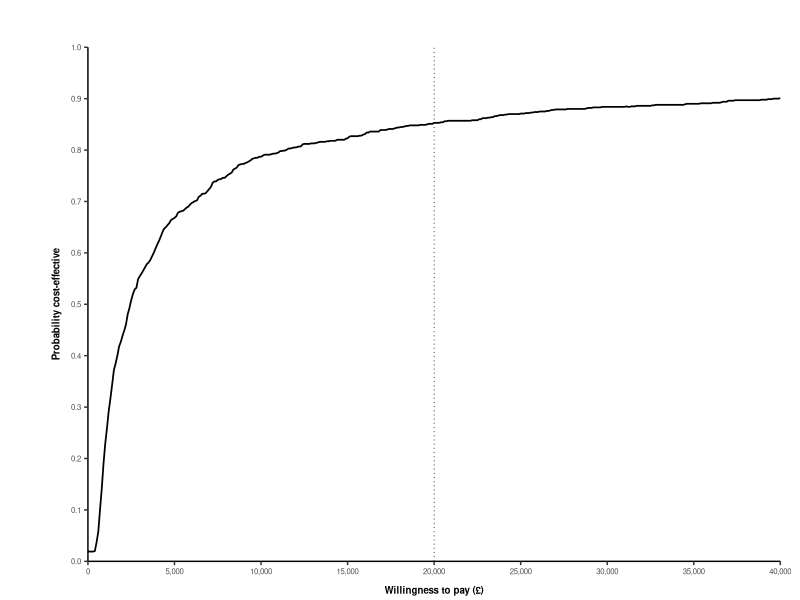
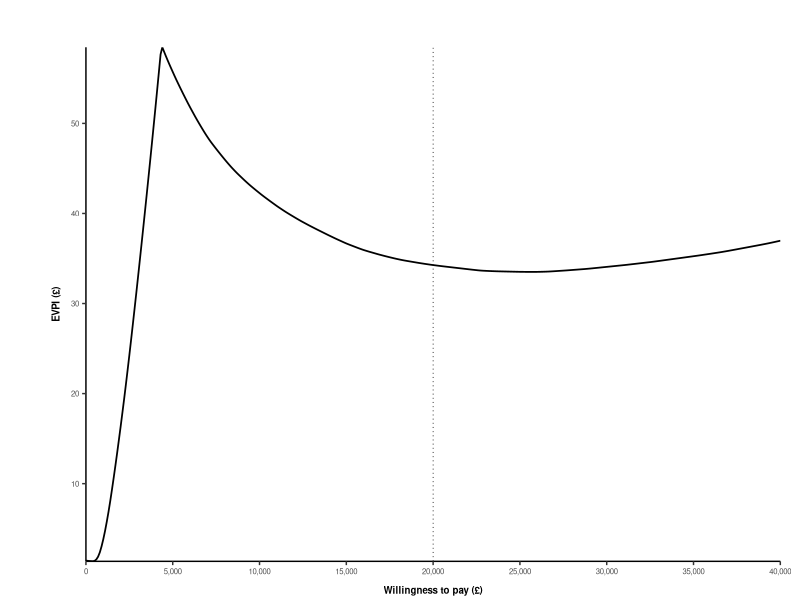

Write R code to recreate these figures, in order. (Note: this script raises an error after producing the figures.)

## CRASH-Mild - Economic model ## 

if(!require(dplyr)) install.packages('dplyr')
if(!require(tidyr)) install.packages('tidyr')
if(!require(ggplot2)) install.packages('ggplot2')

library(tidyr)
library(dplyr)
library(ggplot2)

# Model Options

disc.c <- 0.035
disc.o <- 0.035

sims <- 1000
outer.loops <- 100
inner.loops <- 100

age <- 70
male = 0.5 # plaecholder
time.horizon = min(60, 100-ceiling(age))



## Age trace

## Clinical parameters

gen.clinical.characteristics <- function(){

# Mild ACM RR (CRASH-3)
treatment.effect <- 0.6972504
treatment.effect.sims <- exp(rnorm(sims, log(treatment.effect), 0.2216285))

hi.risk <- 0.0142
hi.risk.sims <- rbeta(sims, 16.74564893, 1162.525402)

non.hi.risk <- 0
non.hi.risk.sims <- rbeta(sims, 9, 920-9) * 0

smr.year1 <- 235.04/81.2
smr.year1.sims <- rnorm(sims, smr.year1, 0.41632922)

smr.year2 <- 61.47/39.45
smr.year2.sims <- rnorm(sims, smr.year2, 0.2350955) 

clin.names <- c("treatment.effect", "hi.risk", "non.hi.risk", "smr.year1", "smr.year2")


clin.char <- c(treatment.effect, hi.risk, non.hi.risk, smr.year1, smr.year2)
names(clin.char) <- clin.names

clin.char.sims <- data.frame(treatment.effect.sims, hi.risk.sims, non.hi.risk.sims, smr.year1.sims, smr.year2.sims)
colnames(clin.char.sims) <- clin.names

# Outcomes

outcome.names <- c("full", "good", "moderate", "severe", "vegetative")

full.placebo <- 0
good.placebo <- 208
moderate.placebo <- 49
severe.placebo <- 23
vegetative.placebo <- 5

dis.placebo <- c(full.placebo, good.placebo, moderate.placebo, severe.placebo, vegetative.placebo) 
disability.placebo <- dis.placebo / sum(dis.placebo)

  # full.txa <- 0
# good.txa <- 1516
# moderate.txa <- 701
# severe.txa <- 227
# vegetative.txa <- 22

#dis.txa <- c(full.txa, good.txa, moderate.txa, severe.txa, vegetative.txa)
#disability.txa <- dis.txa / sum(dis.txa)

disability.txa <- disability.placebo

names(disability.placebo) <- outcome.names
names(disability.txa) <- outcome.names

# Dirichlet distributions for outcomes
disability.placebo.sims <- MCMCpack::rdirichlet(n = sims , disability.placebo)
disability.txa.sims <- MCMCpack::rdirichlet(n = sims , disability.txa)

colnames(disability.placebo.sims) <- outcome.names
colnames(disability.txa.sims) <- outcome.names

return(list(clin.char,
            clin.char.sims,
            disability.placebo, 
            disability.txa, 
            disability.placebo.sims, 
            disability.txa.sims))
       
}


clin.char <- gen.clinical.characteristics()[[1]]
clin.char.sims <- gen.clinical.characteristics()[[2]]
disability.placebo <- gen.clinical.characteristics()[[3]]
disability.txa <- gen.clinical.characteristics()[[4]]
disability.placebo.sims <- gen.clinical.characteristics()[[5]]

## Assuming disability for TXA is equal to placebo
# disability.txa.sims <- gen.clinical.characteristics()[[6]]
disability.txa.sims <- disability.placebo.sims


## Generate long-term risk of death

gen.acm <- function(male = 0.5){
  
  lifetable <- read.csv("inputs/ONS_life_tables_2017-19.csv", header=TRUE)
  lifetable <- as.data.frame(lifetable[c(1,2,8)])
  av <- lifetable
  av[,2] <- lifetable[,2] * male + lifetable[,3] * (1 - male)
  av <- av[,1:2]

  acm <- av %>% filter(x >= floor(age))
  colnames(acm) <- c("age", "rate")
  
  return(acm)
  
}

acm <- gen.acm()



## Utility (now utility values only)

gen.utility <- function(){

utility.full <- 1
utility.good <- 0.894
utility.moderate <- 0.675
utility.severe <- 0.382
utility.vegetative <- -0.178

utility.values <- c(utility.full, utility.good, utility.moderate, utility.severe, utility.vegetative)

return(utility.values)

}


gen.utility.sims <- function(){
  
  utility.full <- rep(1, sims)
  utility.good <- rbeta(sims, 49.9585894, 5.9235016)
  utility.moderate <- rbeta(sims, 30.538, 14.7034815)
  utility.severe <- rbeta(sims, 10.9303087,	17.6830648)
  utility.vegetative <- rnorm(sims, -0.178, 0.19) ## needs normal distribution
  
  utility.values <- data.frame(utility.full, utility.good, utility.moderate, utility.severe, utility.vegetative)
  
  
# #  util.plac <- utility.values * matrix(dis.placebo, sims, length(dis.placebo), byrow= T)
#   util.plac <- utility.values * dis.placebo
#   util.values.plac <- apply(util.plac,  1,  sum )
#   
# #  util.txa <- utility.values * matrix(dis.txa, sims, length(dis.txa), byrow= T)
#   util.txa <- utility.values * dis.txa
#   util.values.txa <- apply(util.txa,  1,  sum)
  
  
  return(utility.values)
  
}


gen.utility.dec <- function(){

  a <- data.frame(seq(0, 54, 1), 0)
  b <- data.frame(seq(55,64, 1), 0.05)
  c <- data.frame(seq(65, 74, 1), 0.07)
  d <- data.frame(seq(75,100, 1), 0.12)
  colnames(a) <- c("a","b")
  colnames(b) <- c("a","b")
  colnames(c) <- c("a","b")
  colnames(d) <- c("a","b")

  util.dec <- rbind(a, b, c, d)

  utility.decrement <- util.dec %>% filter(a >= floor(age))
  
  return(utility.decrement)
  
} 



utility <- gen.utility()

utility.sims <- gen.utility.sims()

utility.decrement <- gen.utility.dec()

utility

## Costs 

# Treatment costs 

## need to add tx effect costs

gen.costs <- function(){

  cost.txa.dose <- 6
  cost.sodium <- 0.55 + 2.7 # 55p for 100ml, 270 for 500ml 
  cost.needle <- 0.05151 
  cost.nurse <- 12.95

  cost.treatment <- sum(cost.txa.dose, cost.sodium, cost.needle, cost.nurse)
  

  # Hospital costs

  los.placebo <-  4
  los.txa <- los.placebo
  prop.neuro <- 0.0345
  
  hospital.cost.initial <- 455.45033602
  hospital.cost.day <- 313.8757956
  neurosurgery.cost <- 7439.86435702

  hospital.cost.placebo <- hospital.cost.initial + hospital.cost.day * los.placebo + prop.neuro * neurosurgery.cost
  hospital.cost.txa <- hospital.cost.initial + hospital.cost.day * los.txa + prop.neuro * neurosurgery.cost


  # Monitoring costs 

  cost.good.st <- 290.145026
  cost.moderate.st <- 20745.36936
  cost.severe.st <- 40982.984929

  cost.good.lt <- 25.65601
  cost.moderate.lt <- 1710.40065
  cost.severe.lt <- 13362.505071


  # monitoring.costs.st <- sum(c(rep(cost.good.st,2), cost.moderate.st, rep(cost.severe.st, 2)) * dis.plac) / sum(dis.plac)
  # monitoring.costs.st <- sum(c(rep(cost.good.st,2), cost.moderate.st, rep(cost.severe.st, 2)) * dis.txa) / sum(dis.txa)
  # 
  # monitoring.costs.lt <- sum(c(rep(cost.good.lt,2), cost.moderate.lt, rep(cost.severe.lt, 2)) * dis.plac) / sum(dis.plac)
  # monitoring.costs.lt <- sum(c(rep(cost.good.lt,2), cost.moderate.lt, rep(cost.severe.lt, 2)) * dis.txa) / sum(dis.txa)


  cost.names <- c("treatment", "hospital.placebo", "hospital.txa", "st.good", "st.mod", "st.sev", "lt.good", "lt.mod", "lt,sev")
  costs <- c(cost.treatment, hospital.cost.placebo, hospital.cost.txa, cost.good.st, cost.moderate.st, cost.severe.st,
             cost.good.lt, cost.moderate.lt, cost.severe.lt)
  
  names(costs) <- cost.names
  

  # Simulations - to be input later on (PLACEHOLDER)
  
  prob.neuro.sims <- rbeta(sims, 23.83398, 	667.00607)
  
  cost.treatment.sims <- rep(cost.treatment, sims)  * 1 ## PLACEHOLDER
  hospital.cost.placebo.sims <- rep(hospital.cost.placebo, sims) * 1 + rep(neurosurgery.cost, sims) * prob.neuro.sims  ## PLACEHOLDER
  hospital.cost.txa.sims <- rep(hospital.cost.txa, sims) * 1 + rep(neurosurgery.cost, sims) * prob.neuro.sims ## PLACEHOLDER
  
  # Monitoring costs # 
  
  inf0607 <- 302/249.8
  
  cost.good.st.sims <- rgamma(sims, shape = (240^2 / 48^2), scale = 48^2 / 240 ) * inf0607
  cost.moderate.st.sims <- rgamma(sims, shape = (17160^2 / 3432^2), scale = 3432^2 / 17160 ) * inf0607
  cost.severe.st.sims <- rgamma(sims, shape = (33900^2 / 6780^2), scale = 6780^2 / 33900 ) * inf0607
  
  cost.good.lt.sims <- rgamma(sims, shape = (24^2 / 4.8^2), scale = 4.8^2 / 24 ) * inf0607
  cost.moderate.lt.sims <- rgamma(sims, shape = (1600^2 / 320^2), scale = 320^2 / 1600 ) * inf0607
  cost.severe.lt.sims <- rgamma(sims, shape = (12500^2 / 2500^2), scale = 2500^2 / 12500 ) * inf0607
  
#  df.st <- data.frame(cost.good.st.sims, cost.good.st.sims, cost.moderate.st.sims, cost.severe.st.sims, cost.severe.st.sims) 
#  df.lt <- data.frame(cost.good.lt.sims, cost.good.lt.sims, cost.moderate.lt.sims, cost.severe.lt.sims, cost.severe.lt.sims)
  
  ## has out below as this needs to be done in the model...... 
  # 
  # monitoring.costs.st <- df.st * dis.plac.sims # These are currently the same but structured in case these need to differ
  # monitoring.costs.st <- df.st * dis.txa.sims  # These are currently the same but structured in case these need to differ
  # 
  # m.costs.st <- apply(monitoring.costs.st, 1, sum)
  # 
  # monitoring.costs.lt <- df.lt * dis.plac.sims  # These are currently the same but structured in case these need to differ
  # monitoring.costs.lt <- df.lt * dis.txa.sims  # These are currently the same but structured in case these need to differ
  # 
  # m.costs.lt <- apply(monitoring.costs.lt, 1, sum)
  
  costs.sims <- data.frame(data.frame(cost.treatment.sims, hospital.cost.placebo.sims, hospital.cost.txa.sims),
                          cost.good.st.sims, cost.moderate.st.sims, cost.severe.st.sims,
                          cost.good.lt.sims, cost.moderate.lt.sims, cost.severe.lt.sims)
  
  dim(costs.sims)
  colnames(costs.sims) <- cost.names
  
  return(list(costs,
              costs.sims))
  
}


costs <- gen.costs()[[1]]
costs.sims <- gen.costs()[[2]]



##  TRACE CALCULATIONS AND OUTCOMES  ## 



run.model <- function(clinical = clin.char, dis.plac = disability.placebo, dis.txa = disability.txa, util.values = utility, cost = costs, 
                      dec = utility.decrement, discount.c = disc.c, discount.o = disc.o) {
  
  ### TRACE ###
  
  # this unpacks each element of the clinical parameter to use in calculations below
  for(i in 1:length(clinical)) assign(names(clinical[i]),clinical[i])
  
  trace.names <- c("alive placebo", "dead placebo", "alive txa", "dead txa")
  matrix <- matrix(0, 13, 4)
  matrix[1,] <- c(1,0,1,0)
  colnames(matrix) <- trace.names
  
  # Calculate the annual risk of death, and make sure it changes at correct point 
  age.trace <- seq(from = age, to = age+1, by= 1/12)
  age.trace.floor <- floor(age.trace)
  a <- as.vector(acm %>% filter(age == unique(age.trace.floor)[[1]])) 
  b <- as.vector(acm %>% filter(age == unique(age.trace.floor)[[2]]))
  risk.year1 <- c( rep(a[[2]], sum(age.trace.floor==a[[1]])), rep(b[[2]], sum(age.trace.floor==b[[1]])))
  
  
  # Calculate the first year Markov trace
  
  for(t in 2:13){
    
    if(t==2){
      
      matrix[t,2] <- matrix[t-1,2] + (hi.risk + non.hi.risk)
      matrix[t,1] <- 1 - matrix[t,2]
      
      matrix[t,4] <- matrix[t-1,4] + (hi.risk * treatment.effect + non.hi.risk)
      matrix[t,3] <- 1 - matrix[t,4]
      
    } else {
      
      matrix[t,2] <- matrix[t-1,2] + matrix[t-1,1] * (1 - exp(-((risk.year1[t]/12)*smr.year1)))
      matrix[t,1] <- 1 - matrix[t,2]
      
      matrix[t,4] <- matrix[t-1,4] + matrix[t-1,3] * (1 - exp(-((risk.year1[t]/12)*smr.year1)))
      matrix[t,3] <- 1 - matrix[t,4]
    }
    
  }
  
  trace.y1 <- matrix
  
  # The main trace (using estimates from first year trace)
  
  trace.matrix <- matrix(0, time.horizon + 1, 4) 
  colnames(trace.matrix) <- trace.names
  trace.matrix[1,] <- c(1,0,1,0)
  trace.matrix[2,] <- as.numeric(tail(trace.y1, 1))
  
  for(i in 3:(time.horizon + 1)){
    trace.matrix[i,2] <- trace.matrix[i-1,2] + trace.matrix[i-1,1] * (1 - exp(-(acm[i,2] * smr.year2)))
    trace.matrix[i,1] <- 1 - trace.matrix[i,2] 
    trace.matrix[i,4] <- trace.matrix[i-1,4] + trace.matrix[i-1,3] * (1 - exp(-(acm[i,2] * smr.year2)))
    trace.matrix[i,3] <- 1 - trace.matrix[i,4] 
  }
  
  trace <- list(trace.y1, trace.matrix)

  ## OUTCOMES 
  
  # discount
  
  d <- matrix( rep(1/((1+discount.c)^seq(0, time.horizon, 1)),2), time.horizon + 1, 2)
  o <- matrix( rep(1/((1+discount.o)^seq(0, time.horizon, 1)),2), time.horizon + 1, 2)
  
  # Costs

  st.mon.costs <- c(cost[4], cost[5], cost[6])
  lt.mon.costs <- c(cost[7], cost[8], cost[9])
  
  st.mon.plac <- sum( st.mon.costs * c(dis.plac[1] + dis.plac[2], dis.plac[3], dis.plac[4] + dis.plac[5]))
  lt.mon.plac <- sum( lt.mon.costs * c(dis.plac[1] + dis.plac[2], dis.plac[3], dis.plac[4] + dis.plac[5]))

  st.mon.txa <- sum( st.mon.costs * c(dis.txa[1] + dis.txa[2], dis.txa[3], dis.txa[4] + dis.txa[5]))
  lt.mon.txa <- sum( lt.mon.costs * c(dis.txa[1] + dis.txa[2], dis.txa[3], dis.txa[4] + dis.txa[5]))
  
  cost.matrix <- matrix(0, time.horizon + 1, 2) # placebo / txa
  
  cost.matrix[1,] <- cost[2:3] + (cost[1] * c(0,1)) 
  cost.matrix[2,] <- trace[[2]][2,c(1,3)] * c(st.mon.plac, st.mon.txa)
  cost.matrix[3:(time.horizon+1),] <- trace[[2]][3:(time.horizon+1),c(1,3)] * c(lt.mon.plac, lt.mon.txa)
  
  cost.matrix.d <- cost.matrix * d
  
  cost.sum <- apply(cost.matrix.d, 2, sum)
  
  
  # Utility

    #util.plac <- utility.values * matrix(dis.placebo, sims, length(dis.placebo), byrow= T)
  util.plac <- util.values * dis.plac
  util.values.plac <- sum(util.plac)
     
  #  util.txa <- utility.values * matrix(dis.txa, sims, length(dis.txa), byrow= T)
  util.txa <- util.values * dis.txa
  util.values.txa <- sum(util.txa)
  
  utility.matrix <- matrix(0, time.horizon + 1, 2) # placebo / txa
  
  utility.matrix[2,1] <- mean(trace[[1]][2:13,1]) * (util.values.plac - dec[2,2])
  utility.matrix[2,2] <- mean(trace[[1]][2:13,3]) * (util.values.txa - dec[2,2])
  
  utility.matrix[3:(time.horizon+1),1] <- trace[[2]][3:(time.horizon+1),1] * (util.values.plac - dec[3:(time.horizon+1),2]) 
  utility.matrix[3:(time.horizon+1),2] <- trace[[2]][3:(time.horizon+1),3] * (util.values.txa - dec[3:(time.horizon+1),2])
  
  utility.matrix.d <- utility.matrix * o 
  
  utility.sum <- apply(utility.matrix.d, 2, sum) 
  
  
  ## ICER ## 
  
  icer <-  if((cost.sum[2] - cost.sum[1]) <= 0 & (utility.sum[2] - utility.sum[1]) > 0) "Intervention dominates" else 
    if((cost.sum[2] - cost.sum[1]) > 0 & (utility.sum[2] - utility.sum[1]) <= 0 ) "Control dominates" else
      (cost.sum[2] - cost.sum[1]) / (utility.sum[2] - utility.sum[1])  
  
  
  return(list(c(cost.placebo = cost.sum[1], 
                utility.placebo = utility.sum[1], 
                cost.txa = cost.sum[2], 
                utility.txa = utility.sum[2]), 
              icer = icer)) 
  
  
}



## Deterministic results 
run.model(clin.char, dis.plac = disability.placebo, dis.txa = disability.txa, util.values = utility,
          cost = costs, dec = utility.decrement, discount.c = disc.c, discount.o = disc.o)




## PSA ## 

# Generate matrix to store results 
psa.results <- matrix(0, sims, 4)
colnames(psa.results) <- c("cost.placebo", "utility.placebo","cost.txa","utility.txa")

for(p in 1:sims){
  
  # Subset and assign existing sims
  clin.sim <- unlist(clin.char.sims[p,])
  dis.placebo.sim <- unlist(disability.placebo.sims[p,])
  dis.txa.sim <- unlist(disability.txa.sims[p,])
  utility.sim <- unlist(utility.sims[p,])
  cost.sim <- unlist(costs.sims[p,])

  psa.results[p,] <- run.model(clin.sim, dis.placebo.sim, dis.txa.sim, utility.sim, cost.sim)[[1]] 
  
}




# Generate CEAC table

gen.ceac.table <- function(results, lambda.inc = 500){
  
  lambda <- seq(from = 0, to = 40000, by = lambda.inc)
    
  ## CEAC ## 
  
  lambda.table <- matrix(lambda, ncol = length(lambda), nrow = dim(results)[1], byrow = TRUE) 
  inmb.count <- ((results[,4] * lambda.table) - results[,3]) - ((results[,2] * lambda.table) - results[,1]) > 0 
  
  prob.ce <- apply(inmb.count, 2, mean) 
  ceac.table <- data.frame(lambda, prob.ce) 
  
  ## EVPI ## 
  
  evpi.table <- matrix(lambda, ncol = length(lambda), nrow = dim(results)[1], byrow = TRUE) 

  nmb.p <- ((results[,2] * evpi.table) - results[,1])  
  nmb.t <- ((results[,4] * evpi.table) - results[,3]) 
    
  av.nmb.p <- apply(nmb.p, 2, mean)
  av.nmb.t <- apply(nmb.t, 2, mean)

  evpi.mat <- matrix(0, dim(results)[1], length(av.nmb.p))
  
  for(i in 1:ncol(nmb.p)){
      if(av.nmb.p[i] >= av.nmb.t[i]) evpi.mat[,i] <- nmb.t[,i] - nmb.p[,i]
      if(av.nmb.t[i] >= av.nmb.p[i]) evpi.mat[,i] <- nmb.p[,i] - nmb.t[,i]
  }
  
  evpi.mat[evpi.mat<0] <- 0
  evpi.m <- apply(evpi.mat, 2, mean)
  
  evpi <- data.frame(lambda, evpi.m)

  return(list(ceac.table,
              evpi))
  
}


ceac <- gen.ceac.table(psa.results, 100)[[1]]
evpi <- gen.ceac.table(psa.results, 100)[[2]]


# Graphics  - TBC (take from other sources)




# CEAC # 

gen.ceac.graph = function(psa, save = FALSE) {
  
  z = ggplot(psa) + geom_line(aes(x=lambda, y=prob.ce), size=0.6) + 
    labs(x = "Willingness to pay (£)", text = element_text(size=4)) + 
    labs (y = "Probability cost-effective", text = element_text(size=4)) + theme_classic() +
    theme(legend.title = element_blank(), axis.title=element_text(face="bold"), 
          axis.title.x = element_text(margin = margin(t = 7, r = 0, b = 3, l = 0)), 
          axis.title.y = element_text(margin = margin(t = 0, r = 7, b = 0, l = 3)), 
          panel.grid.major = element_blank(), panel.grid.minor = element_blank(), 
          legend.key.width=unit(1.8,"line"), text = element_text(size=7),
          plot.margin=unit(c(1.2,0.5,0,1.2),"cm")) + 
    scale_x_continuous(labels = scales::comma, breaks = c(seq(0,100000,5000)), limits = c(0,40000), expand = c(0, 0.1)) + 
    scale_y_continuous(limits = c(0,1), breaks=seq(0,1,0.1), expand = c(0, 0)) + 
    geom_vline(xintercept = 20000, linetype="dotted", size=0.25)
  
  
  if(save == TRUE) ggsave(paste("figures\\CEAC",Sys.Date(),".png"), z, width=107, height=70, dpi=300, units='mm')
  
  
  return(z)
  
}

gen.evpi.graph = function(evpi, save = FALSE) {
  
  z = ggplot(evpi) + geom_line(aes(x=lambda, y=evpi.m), size=0.6) + 
    labs(x = "Willingness to pay (£)", text = element_text(size=4)) + 
    labs (y = "EVPI (£)", text = element_text(size=4)) + theme_classic() +
    theme(legend.title = element_blank(), axis.title=element_text(face="bold"), 
          axis.title.x = element_text(margin = margin(t = 7, r = 0, b = 3, l = 0)), 
          axis.title.y = element_text(margin = margin(t = 0, r = 7, b = 0, l = 3)), 
          panel.grid.major = element_blank(), panel.grid.minor = element_blank(), 
          legend.key.width=unit(1.8,"line"), text = element_text(size=7),
          plot.margin=unit(c(1.2,0.5,0,1.2),"cm")) + 
    scale_x_continuous(labels = scales::comma, breaks = c(seq(0,100000,5000)), limits = c(0,40000), expand = c(0, 0.1)) + 
    scale_y_continuous(expand = c(0, 0)) + 
    geom_vline(xintercept = 20000, linetype="dotted", size=0.25)
  
  if(save == TRUE) ggsave(paste("figures\\EVPI",Sys.Date(),".png"), z, width=107, height=70, dpi=300, units='mm')
  
  return(z)
  
}


gen.ceac.graph(ceac)
gen.evpi.graph(evpi)




##------------------------------##
##           EVPPI              ## 
##------------------------------##

# inner.loops <- 300
# outer.loops <- 300

# Select lambda values to be considered 
lambda <- seq(from = 0, to = 30000, by = 500)


# Sample all probabilistic parameters

clin.char.sims <- gen.clinical.characteristics()[[2]]
disability.placebo.sims <- gen.clinical.characteristics()[[5]]
disability.txa.sims <- disability.placebo.sims # same as placebo (equal for both arms)
#disability.txa.sims <- gen.clinical.characteristics()[[6]]
utility.sims <- gen.utility.sims()
costs.sims <- gen.costs(disability.placebo, disability.txa, disability.placebo.sims, disability.txa.sims)[[2]]



gen.nmb <- function(results, lam = lambda){
  

  nmb.table <- matrix(c(lam), ncol = length(lam), nrow = dim(results)[1],  byrow = TRUE) 
  
  p <- ((results[,2] * nmb.table) - results[,1])  
  t <- ((results[,4] * nmb.table) - results[,3])

  nmb.p <- apply(p, 2, mean)
  nmb.t <- apply(t, 2, mean) 
    
  #colnames(nmb.p) <- as.character(lam)
  #colnames(nmb.t) <- as.character(lam)
  
  
  return(list(nmb.t, nmb.p))
  
}


# Generate matrices for EVPPI results to be stored in

inner.results <- matrix(0, inner.loops, 4)

evppi.results.placebo <- matrix(0, ncol = length(lambda), nrow = outer.loops)
colnames(evppi.results.placebo) <- as.character(lambda)
evppi.results.txa <- evppi.results.placebo

# EVPPI functions

gen.evppi.results <- function(evppi.results1 = evppi.results.placebo, evppi.results2 = evppi.results.txa, lam = lambda){
  
  ## calculate the mean NMB for placebo and txa, at each lambda 
  current.info1 <- apply(evppi.results1, 2, mean)
  current.info2 <- apply(evppi.results2, 2, mean)

  current.info <- pmax(current.info1, current.info2)

  evppi.array <- array(0, dim = c(outer.loops, length(lam), 2))
  evppi.array[,,1] <- evppi.results1
  evppi.array[,,2] <- evppi.results2

  perf.info.sims <- apply(evppi.array, c(1,2), max)
  perf.info <- apply(perf.info.sims, 2, mean)

  evppi.results <- c(perf.info - current.info)

  evppi <- data.frame(lam, evppi.results)

  return(evppi)

}



## EVPPI Loops - 'Double Monte Carlo loop method' 


## EVPPI loops - Head injury and TXA treatment effect

for(a in 1:outer.loops){

## 1. Select the 'partial' parameter from the outer loop 
clin.sim <- unlist(clin.char.sims[a,])

  for(b in 1:inner.loops){
  
  # Select traditional parameters, minus the outer loop parameter

  clin.sim[4:5] <- unlist(clin.char.sims[b,4:5]) # Keep SMRs in PSA 
  dis.placebo.sim <- unlist(disability.placebo.sims[p,])
  dis.txa.sim <- unlist(disability.txa.sims[p,])
  utility.sim <- unlist(utility.sims[b,])
  cost.sim <- unlist(costs.sims[b,])
  
  inner.results[b,] <- run.model(clin.sim, dis.placebo.sim, dis.txa.sim, utility.sim, cost.sim)[[1]] 
  }

  #after each inner loop PSA, calculate the mean NMB for each tx and store the results
  nmb <- gen.nmb(inner.results)
  evppi.results.placebo[a,] <- nmb[[1]]
  evppi.results.txa[a,] <- nmb[[2]]
  
}

# Calculate the EVPPI 
evppi.head.injury <- gen.evppi.results(evppi.results.placebo, evppi.results.txa, lambda)




## EVPPI loops - Head injury and TXA treatment effect

for(a in 1:outer.loops){
  
  ## 1. Select the 'partial' parameter from the outer loop 
  clin.sim <- unlist(clin.char.sims[a,])
  
  for(b in 1:inner.loops){
    
    # Select traditional parameters, minus the outer loop parameter
    
    #clin.sim <- unlist(clin.char.sims[b,])
    clin.sim[1:3] <- unlist(clin.char.sims[b,1:3]) # only SMRs excl from PSA 
    dis.placebo.sim <- unlist(disability.placebo.sims[b,])
    dis.txa.sim <- unlist(disability.txa.sims[b,])
    utility.sim <- unlist(utility.sims[b,])
    cost.sim <- unlist(costs.sims[b,])
    

    inner.results[b,] <- run.model(clin.sim, dis.placebo.sim, dis.txa.sim, utility.sim, cost.sim)[[1]] 
  }
  
  #after each inner loop PSA, calculate the mean NMB for each tx and store the results
  nmb <- gen.nmb(inner.results)
  evppi.results.placebo[a,] <- nmb[[1]]
  evppi.results.txa[a,] <- nmb[[2]]
  
}

# Calculate the EVPPI 
evppi.smr <- gen.evppi.results(evppi.results.placebo, evppi.results.txa, lambda)




## EVPPI loops - Disability / outcomes   

for(a in 1:outer.loops){
  
  ## 1. Select the 'partial' parameter from the outer loop 
  dis.placebo.sim <- unlist(disability.placebo.sims[a,])
  dis.txa.sim <- unlist(disability.txa.sims[a,])
  
  for(b in 1:inner.loops){
    
    # Select traditional parameters, minus the outer loop parameter
    
    clin.sim <- unlist(clin.char.sims[b,])
    # dis.placebo.sim <- unlist(disability.placebo.sims[b,])
    # dis.txa.sim <- unlist(disability.txa.sims[b,])
    utility.sim <- unlist(utility.sims[b,])
    cost.sim <- unlist(costs.sims[b,])
    
    inner.results[b,] <- run.model(clin.sim, dis.placebo.sim, dis.txa.sim, utility.sim, cost.sim)[[1]] 
  }
  
  #after each inner loop PSA, calculate the mean NMB for each tx and store the results
  nmb <- gen.nmb(inner.results)
  evppi.results.placebo[a,] <- nmb[[1]]
  evppi.results.txa[a,] <- nmb[[2]]
  
}

# Calculate the EVPPI 
evppi.disability <- gen.evppi.results(evppi.results.placebo, evppi.results.txa, lambda)







## EVPPI loops - Utility  

for(a in 1:outer.loops){
  
  ## 1. Select the 'partial' parameter from the outer loop 
  utility.sim <- unlist(utility.sims[a,])
  
  for(b in 1:inner.loops){
    
    # Select traditional parameters, minus the outer loop parameter
    
    clin.sim <- unlist(clin.char.sims[b,])
    dis.placebo.sim <- unlist(disability.placebo.sims[b,])
    dis.txa.sim <- unlist(disability.txa.sims[b,])
    #utility.sim <- unlist(utility.sims[b,])
    cost.sim <- unlist(costs.sims[b,])
    
    inner.results[b,] <- run.model(clin.sim, dis.placebo.sim, dis.txa.sim, utility.sim, cost.sim)[[1]] 
  }
  
  #after each inner loop PSA, calculate the mean NMB for each tx and store the results
  nmb <- gen.nmb(inner.results)
  evppi.results.placebo[a,] <- nmb[[1]]
  evppi.results.txa[a,] <- nmb[[2]]
  
}

# Calculate the EVPPI 
evppi.utility <- gen.evppi.results(evppi.results.placebo, evppi.results.txa, lambda)




## EVPPI loops - Costs  

for(a in 1:outer.loops){
  
  ## 1. Select the 'partial' parameter from the outer loop 
  cost.sim <- unlist(costs.sims[a,])
  
  for(b in 1:inner.loops){
    
    # Select traditional parameters, minus the outer loop parameter
    
    clin.sim <- unlist(clin.char.sims[b,])
    dis.placebo.sim <- unlist(disability.placebo.sims[b,])
    dis.txa.sim <- unlist(disability.txa.sims[b,])
    utility.sim <- unlist(utility.sims[b,])
    #cost.sim <- unlist(costs.sims[b,])
    
    trace.results.sim <- gen.trace(clin.sim)
    inner.results[b,] <- gen.outcomes(trace.results.sim, util = utility.sim, cost = cost.sim)[[1]] 
  }
  
  #after each inner loop PSA, calculate the mean NMB for each tx and store the results
  nmb <- gen.nmb(inner.results)
  evppi.results.placebo[a,] <- nmb[[1]]
  evppi.results.txa[a,] <- nmb[[2]]
  
}

# Calculate the EVPPI 
evppi.costs <- gen.evppi.results(evppi.results.placebo, evppi.results.txa, lambda)


## Reshaping? 

evppi.wide <- data.frame(evppi.head.injury,
                         evppi.smr[,2],
                         evppi.disability[,2],
                         evppi.utility[,2],
                         evppi.costs[,2])

colnames(evppi.wide) <- c('lambda', 'death following head injury and treatment effect', 'SMR', 'disability', 'utility', 'costs')

evppi.long <- evppi.wide %>% gather(Parameters, VoI, 2:6)
#evppi.long.pop <- reshape2::melt(evppi.wide.pop, id.vars = c("lambda"))

# Plots 

gen.evppi.graph = function(evppi, save = FALSE) {
  
  z = ggplot(evppi) + geom_line(aes(x=lambda, y=VoI, colour = Parameters), size=0.6) + 
    labs(x = "Willingness to pay (£)", text = element_text(size=4)) + 
    labs (y = "EVPPI (£)", text = element_text(size=4)) + theme_classic() +
    theme(legend.title = element_blank(), axis.title=element_text(face="bold"), 
          axis.title.x = element_text(margin = margin(t = 7, r = 0, b = 3, l = 0)), 
          axis.title.y = element_text(margin = margin(t = 0, r = 7, b = 0, l = 3)), 
          panel.grid.major = element_blank(), panel.grid.minor = element_blank(), 
          legend.key.width=unit(1.8,"line"), text = element_text(size=7),
          plot.margin=unit(c(1.2,0.5,0,1.2),"cm")) + 
    scale_x_continuous(labels = scales::comma, breaks = c(seq(0,100000,5000)), limits = c(0,40000), expand = c(0, 0.1)) + 
    scale_y_continuous(expand = c(0, 0)) + 
    geom_vline(xintercept = 20000, linetype="dotted", size=0.25)
  
  
  
  if(save == TRUE) ggsave(paste("figures\\EVPPI",Sys.Date(),".png"), z, width=107, height=70, dpi=300, units='mm')
  
  return(z)  
  
}

gen.evpi.graph(evppi.head.injury)
gen.evppi.graph(evppi.long)






# ## EVSI - WOrk in progress (unsure if JAGS/OpenBUGS needed?) ##
# 
# 
# inner.loops <- 30
# outer.loops <- 30
# 
# sample.size.vec <- c(1000, 2000, 4000, 8000, 12000, 16000, 20000)
# 
# # Select lambda values to be considered
# evsi.lambda <- seq(from = 0, to = 40000, by = 2000)
# 
# # Sample all probabilistic parameters
# clin.char.sims <- gen.clinical.characteristics()[[2]]
# disability.placebo.sims <- gen.clinical.characteristics()[[5]]
# disability.txa.sims <- disability.placebo.sims # same between groups
# utility.sims <- gen.utility.sims()
# costs.sims <- gen.costs()[[2]]
# 
# 
# # Develop results matrices
# inner.results <- matrix(0, inner.loops, 4)
# 
# evsi.results.placebo <- matrix(0, ncol = length(evsi.lambda), nrow = outer.loops)
# colnames(evsi.results.placebo) <- as.character(evsi.lambda)
# evsi.results.txa <- evsi.results.placebo
# 
# evsi.results <- matrix(0, nrow = length(sample.size.vec), ncol = length(evsi.lambda + 1))
# 
# # EVSI functions
# 
# gen.evsi.results <- function(evsi.results1 = evsi.results.placebo, evsi.results2 = evsi.results.txa, lam = evsi.lambda){
# 
#   ## calculate the mean NMB for placebo and txa, at each lambda
#   current.info1 <- apply(evsi.results1, 2, mean)
#   current.info2 <- apply(evsi.results2, 2, mean)
# 
#   current.info <- pmax(current.info1, current.info2)
# 
#   evsi.array <- array(0, dim = c(outer.loops, length(lam), 2))
#   evsi.array[,,1] <- evsi.results1
#   evsi.array[,,2] <- evsi.results2
# 
#   perf.info.sims <- apply(evsi.array, c(1,2), max)
#   perf.info <- apply(perf.info.sims, 2, mean)
# 
#   evsi.results <- c(perf.info - current.info)
# 
#   #evsi <- data.frame(lam, evsi.results)
#   evsi <- c(evsi.results)
#   names(evsi.results) <- lam
#   return(evsi)
# 
# }
# 
# 
# est.trial.parameters <- function(n, hi.risk.mean, treatment.effect.mean, sample.size){
#   
#   ## Hi risk 
#   se <- sqrt((hi.risk.mean * (1 - hi.risk.mean)) / sample.size)
#   alpha <- hi.risk.mean * (hi.risk.mean * (1 - hi.risk.mean) / (se^2) - 1 )
#   beta <- ( alpha /  hi.risk.mean) - alpha 
#   hi.risk.sim <- rbeta(n, alpha, beta)
#   
#   # Treatment effect (based on probabiity of head injury death, and times tx effect selected)
#   
#   treatment.effect.mean <- rnorm(1,0.7,0.1)
#   
#   control.deaths <- hi.risk.sim * sample.size
#   intervention.deaths <- 
#   
#   
#   return(list(hi.risk.sim, 
#               treatment.effect.sim))
#   
# }
# 
# est.norm <- function(n, mean, sample.size){
#   
#   se <- sqrt((mean * (1 - mean)) / sample.size)
#   alpha <- mean * (mean * (1 - mean) / (se^2) - 1 )
#   beta <- ( alpha /  mean) - alpha 
#   sim <- rbeta(n, alpha, beta)
#   
#   return(c(sim))
#   
# }
# 
# 
# # Sample size loops  
# 
# for(z in 1:length(sample.size.vec)){
#   
#   sample.size <- sample.size.vec[z]  
#   
# 
#   
# 
#   
#   # Outer loop - Head injury risk, TXA treatment effect, Clinical outcomes, costs of treatment and hospital 
#   
#   for(a in 1:outer.loops){
#   
#     ## 1. Select study parameters 
#     clin.sim <- unlist(clin.char.sims[a,])
#     dis.placebo.sim <- unlist(disability.placebo.sims[a,])
#     dis.txa.sim <- unlist(disability.txa.sims[a,])
#     cost.sim <- unlist(costs.sims[a,])
#     
#     # Sample a value and create dataset around it 
#     
#     
#     # New hi.death.risk 
#     hi.risk.sample.prior <- unlist(clin.char.sims[a,2])
#     hi.risk.posterior <- est.beta(n = inner.loops, hi.risk.sample.prior, sample.size)
# 
#     # New hi.death.risk 
#     treatment.effect.sample.prior <- unlist(clin.char.sims[a,1])
#     treatment.effect.posterior <- #est.beta(n = inner.loops, hi.risk.sample.mean, sample.size)
#     
#       
#     # create dataset 
#     #new.sims <- rbeta(1,1,1)
#     
#     
#       # Inner loop
#       
#       for(b in 1:inner.loops){
#     
#         # New samples from posterior dist
#         #clin.sim <- unlist(clin.char.sims[b,])
#         clin.sim[2] <- hi.risk.posterior[b]
#         
#         # Standard old samples
#         clin.sim[4:5] <- unlist(clin.char.sims[b,4:5]) 
#         utility.sim <- unlist(utility.sims[b,])
#         cost.sim[4:9] <- unlist(costs.sims[b,4:9])
#         
#         ## new distribution - draw samples
#         
#         inner.results[b,] <- run.model(clin.sim, dis.placebo.sim, dis.txa.sim, utility.sim, cost.sim)[[1]] 
#     }
#   
#     #after each inner loop PSA, calculate the mean NMB for each tx and store the results
#     nmb <- gen.nmb(inner.results, lam = evsi.lambda)
#     evsi.results.placebo[a,] <- nmb[[1]]
#     evsi.results.txa[a,] <- nmb[[2]]
#   
#   }
# 
# # Calculate the EVSI for given sample size
# evsi.sim.results <- gen.evsi.results(evsi.results.placebo, evsi.results.txa, evsi.lambda)
# 
# # Save the results of appropriate sample and loop back around
# evsi.results[z,] <- c(sample.size, evsi.sim.results)
# 
# }
# 
# 
# head(evsi.results)
# 
# 
# 
